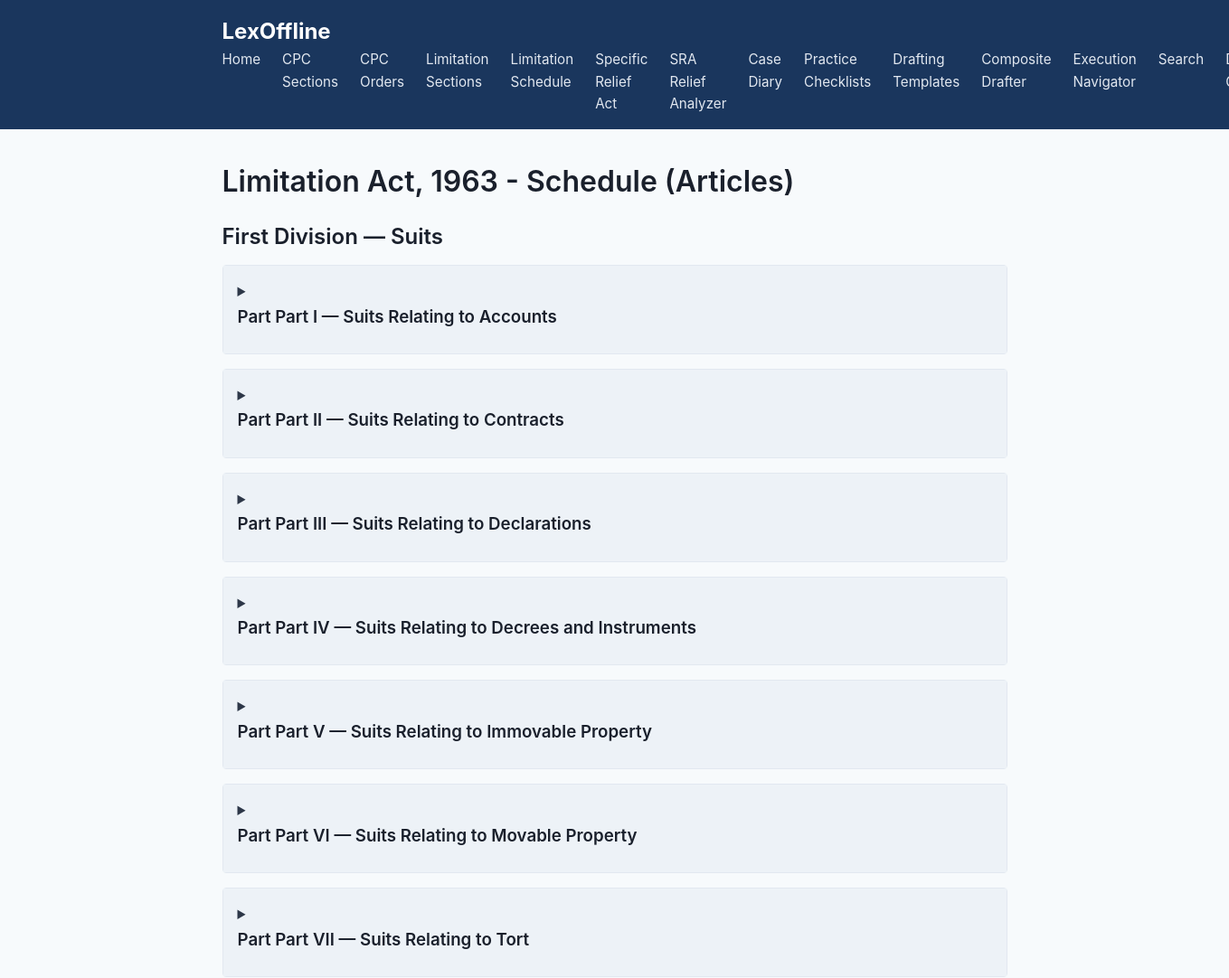
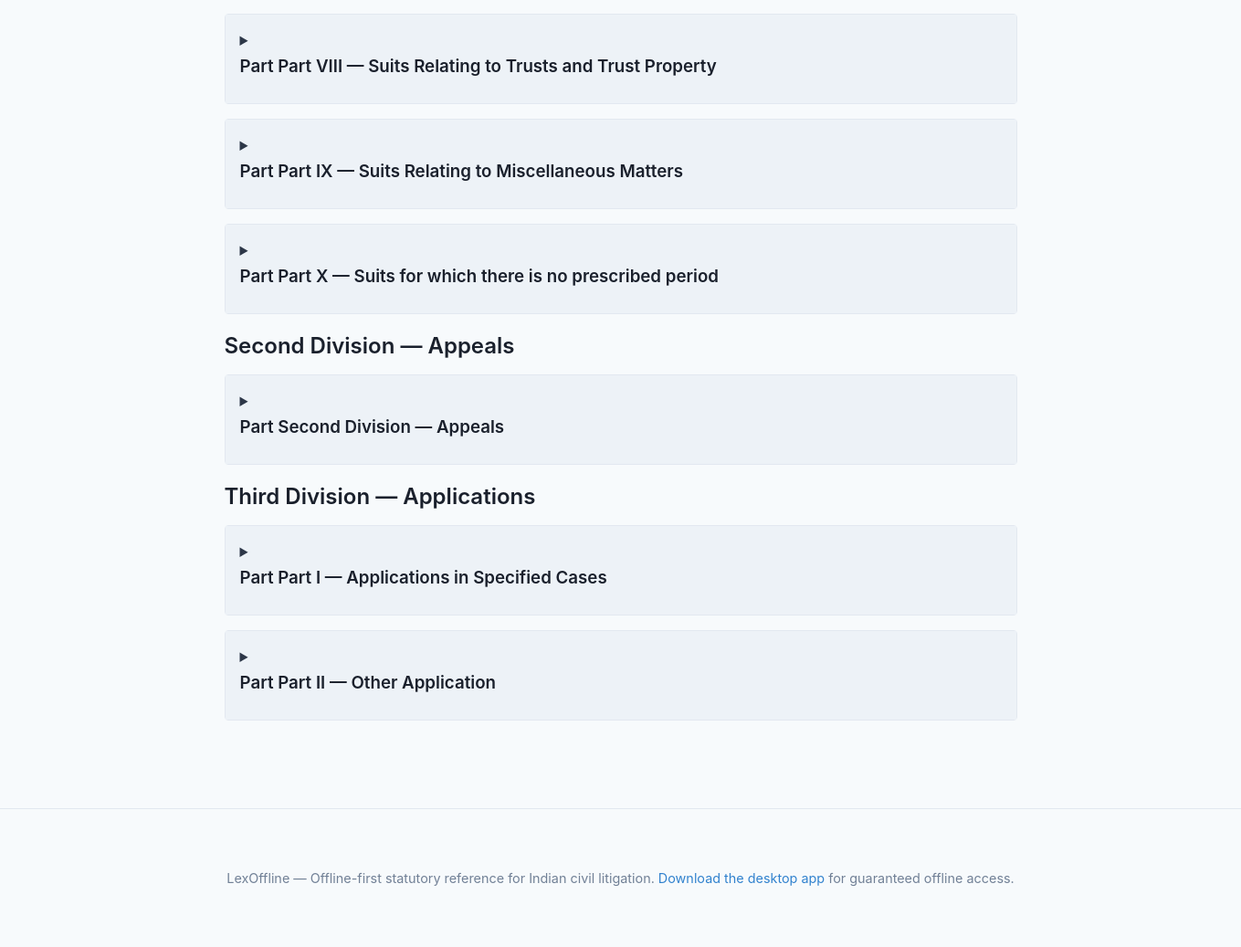
The page /limitation/articles on the database its author committed (2 pictures, top to bottom).
### tables this page shows
CREATE TABLE limitation_articles (
        id INTEGER PRIMARY KEY,
        article_no TEXT NOT NULL,
        division TEXT NOT NULL,
        part TEXT NOT NULL,
        description TEXT NOT NULL,
        period TEXT NOT NULL,
        time_begins TEXT NOT NULL,
        cpc_ref TEXT
    );

### web/app.py (the view)
@app.route('/limitation/articles')
def limitation_articles():
    db = get_db()
    divs_raw = db.limitation_articles_by_division()
    divisions = {}
    for div_name, part_map in divs_raw.items():
        divisions[div_name] = {}
        for part_name, articles in part_map.items():
            divisions[div_name][part_name] = rows_to_dicts(articles)
    return render_template('limitation_articles.html', divisions=divisions)

### web/app.py (called while the page is built)
def get_db():
    db = getattr(g, '_database', None)
    if db is None:
        db = g._database = ActDatabase(DATABASE)
    return db

@app.teardown_appcontext
def close_connection(exception):
    db = getattr(g, '_database', None)
    if db is not None:
        db.close()

def rows_to_dicts(rows):
    return [dict(r) for r in rows] if rows else []

### web/templates/limitation_articles.html (shortened to what this page needs)
{% extends "base.html" %}
{% block content %}
<h1>Limitation Act, 1963 - Schedule (Articles)</h1>
<div class="provision-list">
    {% for division, parts in divisions.items() %}
    <div class="division-group">
        <h2>{{ division }}</h2>
        {% for part_name, articles in parts.items() %}
        <details class="part-group">
            <summary>
                <h3>Part {{ part_name }}</h3>
            </summary>
        </details>
        {% endfor %}
    </div>
    {% endfor %}
</div>
{% endblock %}

### web/templates/base.html (shortened to what this page needs)
<!DOCTYPE html>
<html lang="en">
<head>
    <link rel="stylesheet" href="{{ url_for('static', filename='style.css') }}">
</head>
<body>
    <header class="navbar">
        <div class="nav-container">
            <a href="/" class="nav-brand">LexOffline</a>
                <nav class="nav-links">
                <a href="/">Home</a>
                <a href="/cpc/sections">CPC Sections</a>
                <a href="/cpc/orders">CPC Orders</a>
                <a href="/limitation/sections">Limitation Sections</a>
                <a href="/limitation/articles">Limitation Schedule</a>
                <a href="/sra/sections">Specific Relief Act</a>
                <a href="/sra/analyzer">SRA Relief Analyzer</a>
                <a href="/diary">Case Diary</a>
                <a href="/checklists">Practice Checklists</a>
                <a href="/templates">Drafting Templates</a>
                <a href="/drafter">Composite Drafter</a>
                <a href="/execution">Execution Navigator</a>
                <a href="/search">Search</a>
                <a href="/deadline">Deadline Calculator</a>
            </nav>
        </div>
    </header>
    <main class="container">
        {% block content %}{% endblock %}
    </main>
    <footer class="site-footer">
        <div class="container">
            <p>LexOffline &mdash; Offline-first statutory reference for Indian civil litigation. <a href="https://github.com/ADVADIL/lexoffline-cpc/releases" target="_blank" rel="noopener noreferrer">Download the desktop app</a> for guaranteed offline access.</p>
        </div>
    </footer>
</body>
</html>

### web/static/style.css (style rules this page uses)
* { box-sizing: border-box; margin: 0; padding: 0; }
body { font-family: -apple-system, BlinkMacSystemFont, "Segoe UI", Roboto, Helvetica, Arial, sans-serif; line-height: 1.6; color: #2d3748; background-color: #f7fafc; }
h1, h2, h3, h4 { margin-bottom: 0.5em; color: #1a202c; font-weight: 600; }
a { color: #3182ce; text-decoration: none; }
.container { max-width: 900px; margin: 0 auto; padding: 2rem 1rem; }
.navbar { background-color: #1a365d; color: white; padding: 1rem 0; }
.nav-container { max-width: 900px; margin: 0 auto; padding: 0 1rem; display: flex; justify-content: space-between; align-items: center; flex-wrap: wrap; }
.nav-brand { color: white; font-size: 1.5rem; font-weight: bold; text-decoration: none; }
.nav-links { display: flex; gap: 1.5rem; }
.nav-links a { color: #e2e8f0; text-decoration: none; font-size: 0.95rem; }
.part-group, .order-group { margin-bottom: 1rem; background: white; border: 1px solid #e2e8f0; border-radius: 4px; }
summary { padding: 1rem; cursor: pointer; background-color: #edf2f7; font-weight: bold; }
.site-footer { text-align: center; padding: 2rem 1rem; margin-top: 3rem; border-top: 1px solid #e2e8f0; color: #718096; font-size: 0.9rem; }

### rows shown on the page
limitation_articles: division "First Division — Suits", part "Part I — Suits Relating to Accounts"
limitation_articles: part "Part II — Suits Relating to Contracts"
limitation_articles: part "Part III — Suits Relating to Declarations"
limitation_articles: part "Part IV — Suits Relating to Decrees and Instruments"
limitation_articles: part "Part V — Suits Relating to Immovable Property"
limitation_articles: part "Part VI — Suits Relating to Movable Property"
limitation_articles: part "Part VII — Suits Relating to Tort"
limitation_articles: part "Part VIII — Suits Relating to Trusts and Trust Property"
limitation_articles: part "Part IX — Suits Relating to Miscellaneous Matters"
limitation_articles: part "Part X — Suits for which there is no prescribed period"
limitation_articles: division "Second Division — Appeals", part "Second Division — Appeals"
limitation_articles: division "Third Division — Applications", part "Part I — Applications in Specified Cases"
limitation_articles: part "Part II — Other Application"
